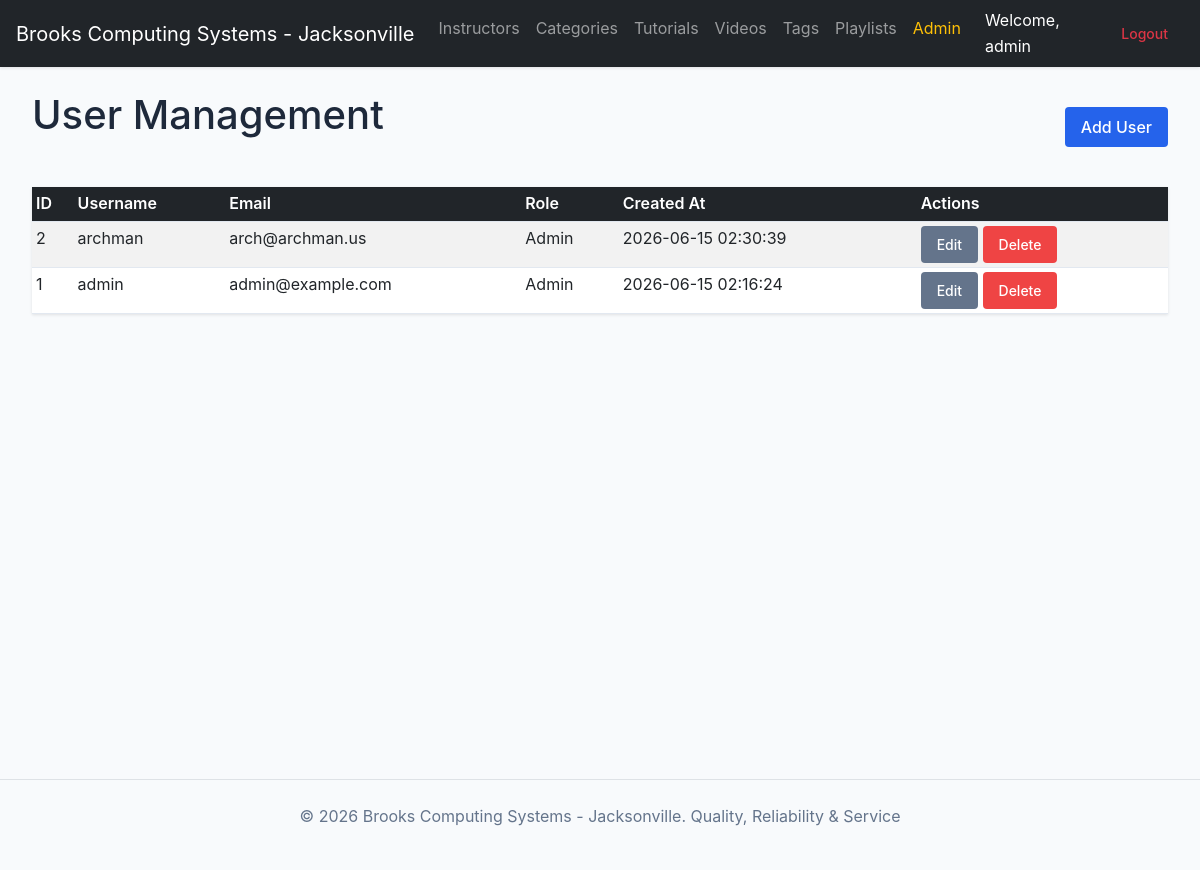
Page /admin/users (signed in) on the committed database.
### tables this page shows
CREATE TABLE `users` (
  `user_id` int(11) NOT NULL AUTO_INCREMENT,
  `username` varchar(100) NOT NULL,
  `password` varchar(255) NOT NULL,
  `email` varchar(255) NOT NULL,
  `role_id` int(11) DEFAULT NULL,
  `created_at` timestamp NULL DEFAULT current_timestamp(),
  PRIMARY KEY (`user_id`),
  UNIQUE KEY `username` (`username`),
  UNIQUE KEY `email` (`email`),
  KEY `role_id` (`role_id`),
  CONSTRAINT `users_ibfk_1` FOREIGN KEY (`role_id`) REFERENCES `roles` (`role_id`) ON DELETE SET NULL
);

CREATE TABLE `roles` (
  `role_id` int(11) NOT NULL AUTO_INCREMENT,
  `role_name` varchar(50) NOT NULL,
  PRIMARY KEY (`role_id`),
  UNIQUE KEY `role_name` (`role_name`)
);

### app/Controllers/AdminController.php (called while the page is built, shortened)
<?php
class AdminController extends BaseController {
    private $userModel;
    public function __construct() {
        $this->userModel = new User();
    }
    public function users() {
        $users = $this->userModel->all();
        $this->render('admin/users/index', [
            'title' => 'User Management',
            'users' => $users
        ]);
    }
}

### app/Models/User.php (called while the page is built, shortened)
<?php
class User {
    private $db;
    public function __construct() {
        $this->db = Database::getInstance()->getConnection();
    }
    public function all() {
        $stmt = $this->db->query("
            SELECT u.*, r.role_name
            FROM users u
            LEFT JOIN roles r ON u.role_id = r.role_id
            ORDER BY u.created_at DESC
        ");
        return $stmt->fetchAll();
    }
}

### app/Config/Database.php (called while the page is built, shortened)
<?php
class Database {
    private function __construct() {
        $env = parse_ini_file(__DIR__ . '/../../.env');
        $host = $env['DB_HOST'] ?? 'localhost';
        $db   = $env['DB_NAME'] ?? '';
        $user = $env['DB_USER'] ?? '';
        $pass = $env['DB_PASS'] ?? '';
        $charset = 'utf8mb4';
        $dsn = "mysql:host=$host;dbname=$db;charset=$charset";
    }
}

### app/Views/admin/users/index.php (the view)
<div class="container">
    <div class="d-flex justify-content-between align-items-center mb-4">
        <h1>User Management</h1>
        <a href="<?= BASE_PATH ?>/admin/users-create" class="btn btn-primary" data-bs-toggle="tooltip" title="Add User">Add User</a>
    </div>
    <table class="table table-striped table-hover table-sm">
        <thead class="table-dark">
            <tr>
                <th>ID</th>
                <th>Username</th>
                <th>Email</th>
                <th>Role</th>
                <th>Created At</th>
                <th>Actions</th>
            </tr>
        </thead>
        <tbody>
            <?php foreach ($users as $user): ?>
            <tr>
                <td><?= $user['user_id'] ?></td>
                <td><?= htmlspecialchars($user['username']) ?></td>
                <td><?= htmlspecialchars($user['email']) ?></td>
                <td><?= htmlspecialchars($user['role_name'] ?? 'None') ?></td>
                <td><?= $user['created_at'] ?></td>
                <td>
                    <a href="<?= BASE_PATH ?>/admin/users-edit/<?= $user['user_id'] ?>" class="btn btn-sm btn-secondary" data-bs-toggle="tooltip" title="Edit User">Edit</a>
                    <a href="<?= BASE_PATH ?>/admin/users-delete/<?= $user['user_id'] ?>" class="btn btn-sm btn-danger" data-bs-toggle="tooltip" title="Delete User">Delete</a>
                </td>
            </tr>
            <?php endforeach; ?>
        </tbody>
    </table>
</div>

### app/Views/layout/header.php (shortened to what this page needs)
<!DOCTYPE html>
<html lang="en">
<head>
    <link href="https://cdn.jsdelivr.net/npm/bootstrap@5.3.0/dist/css/bootstrap.min.css" rel="stylesheet">
    <link href="https://cdn.jsdelivr.net/npm/bootstrap-icons@1.10.0/font/bootstrap-icons.css" rel="stylesheet">
    <link rel="stylesheet" href="<?= BASE_PATH ?>/css/style.css">
</head>
<body>
    <header class="navbar navbar-expand-lg navbar-dark bg-dark mb-4">
        <div class="container">
            <a href="<?= BASE_PATH ?>/" class="navbar-brand">Brooks Computing Systems - Jacksonville</a>
            <div class="collapse navbar-collapse">
                <ul class="navbar-nav ms-auto">
                    <?php if ($currentUser): ?>
                        <li class="nav-item"><a class="nav-link" href="<?= BASE_PATH ?>/instructors">Instructors</a></li>
                        <li class="nav-item"><a class="nav-link" href="<?= BASE_PATH ?>/categories">Categories</a></li>
                        <li class="nav-item"><a class="nav-link" href="<?= BASE_PATH ?>/tutorials">Tutorials</a></li>
                        <li class="nav-item"><a class="nav-link" href="<?= BASE_PATH ?>/videos">Videos</a></li>
                        <li class="nav-item"><a class="nav-link" href="<?= BASE_PATH ?>/tags">Tags</a></li>
                        <li class="nav-item"><a class="nav-link" href="<?= BASE_PATH ?>/playlists">Playlists</a></li>
                        <?php if (in_array('manage_users', $userPermissions)): ?>
                            <li class="nav-item"><a class="nav-link text-warning" href="<?= BASE_PATH ?>/admin">Admin</a></li>
                        <?php endif; ?>
                        <li class="nav-item d-flex align-items-center ms-3">
                            <span class="text-white me-3">Welcome, <?= htmlspecialchars($currentUser['username']) ?></span>
                            <a href="<?= BASE_PATH ?>/logout" class="btn btn-sm btn-outline-danger">Logout</a>
                        </li>
                    <?php else: ?>
                        <li class="nav-item"><a class="nav-link" href="<?= BASE_PATH ?>/login">Login</a></li>
                        <li class="nav-item"><a class="nav-link" href="<?= BASE_PATH ?>/register">Register</a></li>
                    <?php endif; ?>
                </ul>
            </div>
        </div>
    </header>
    <main class="container">

### public/css/style.css (style rules this page uses)
:root { --primary-color: #2563eb; --secondary-color: #64748b; --bg-color: #f8fafc; --text-color: #1e293b; --white: #ffffff; --border-color: #e2e8f0; --danger-color: #ef4444; }
* { box-sizing: border-box; margin: 0; padding: 0; }
body { font-family: -apple-system, BlinkMacSystemFont, "Segoe UI", Roboto, "Helvetica Neue", Arial, sans-serif; line-height: 1.6; background-color: var(--bg-color); color: var(--text-color); }
.container { max-width: 1200px; margin: 0 auto; padding: 0 1rem; }
header { background-color: var(--white); box-shadow: 0 1px 3px rgba(0,0,0,0.1); padding: 1rem 0; margin-bottom: 2rem; }
main { min-height: 80vh; }
h1 { margin-bottom: 1.5rem; }
table { width: 100%; border-collapse: collapse; background: var(--white); margin-top: 1rem; box-shadow: 0 1px 3px rgba(0,0,0,0.1); }
th, td { padding: 0.75rem 1rem; text-align: left; border-bottom: 1px solid var(--border-color); }
th { background-color: #f1f5f9; font-weight: 600; }
.btn { display: inline-block; padding: 0.5rem 1rem; border-radius: 0.25rem; text-decoration: none; font-weight: 500; cursor: pointer; border: none; }
.btn-primary { background-color: var(--primary-color); color: var(--white); }
.btn-danger { background-color: var(--danger-color); color: var(--white); }
.btn-secondary { background-color: var(--secondary-color); color: var(--white); }

### rows in the picture
users: username "admin", user_id "1", email "admin@example.com", role.role_name "Admin", created_at "2026-06-15 02:16:24"
users: user_id "2", username "archman", email "arch@archman.us", role.role_name "Admin", created_at "2026-06-15 02:30:39"
